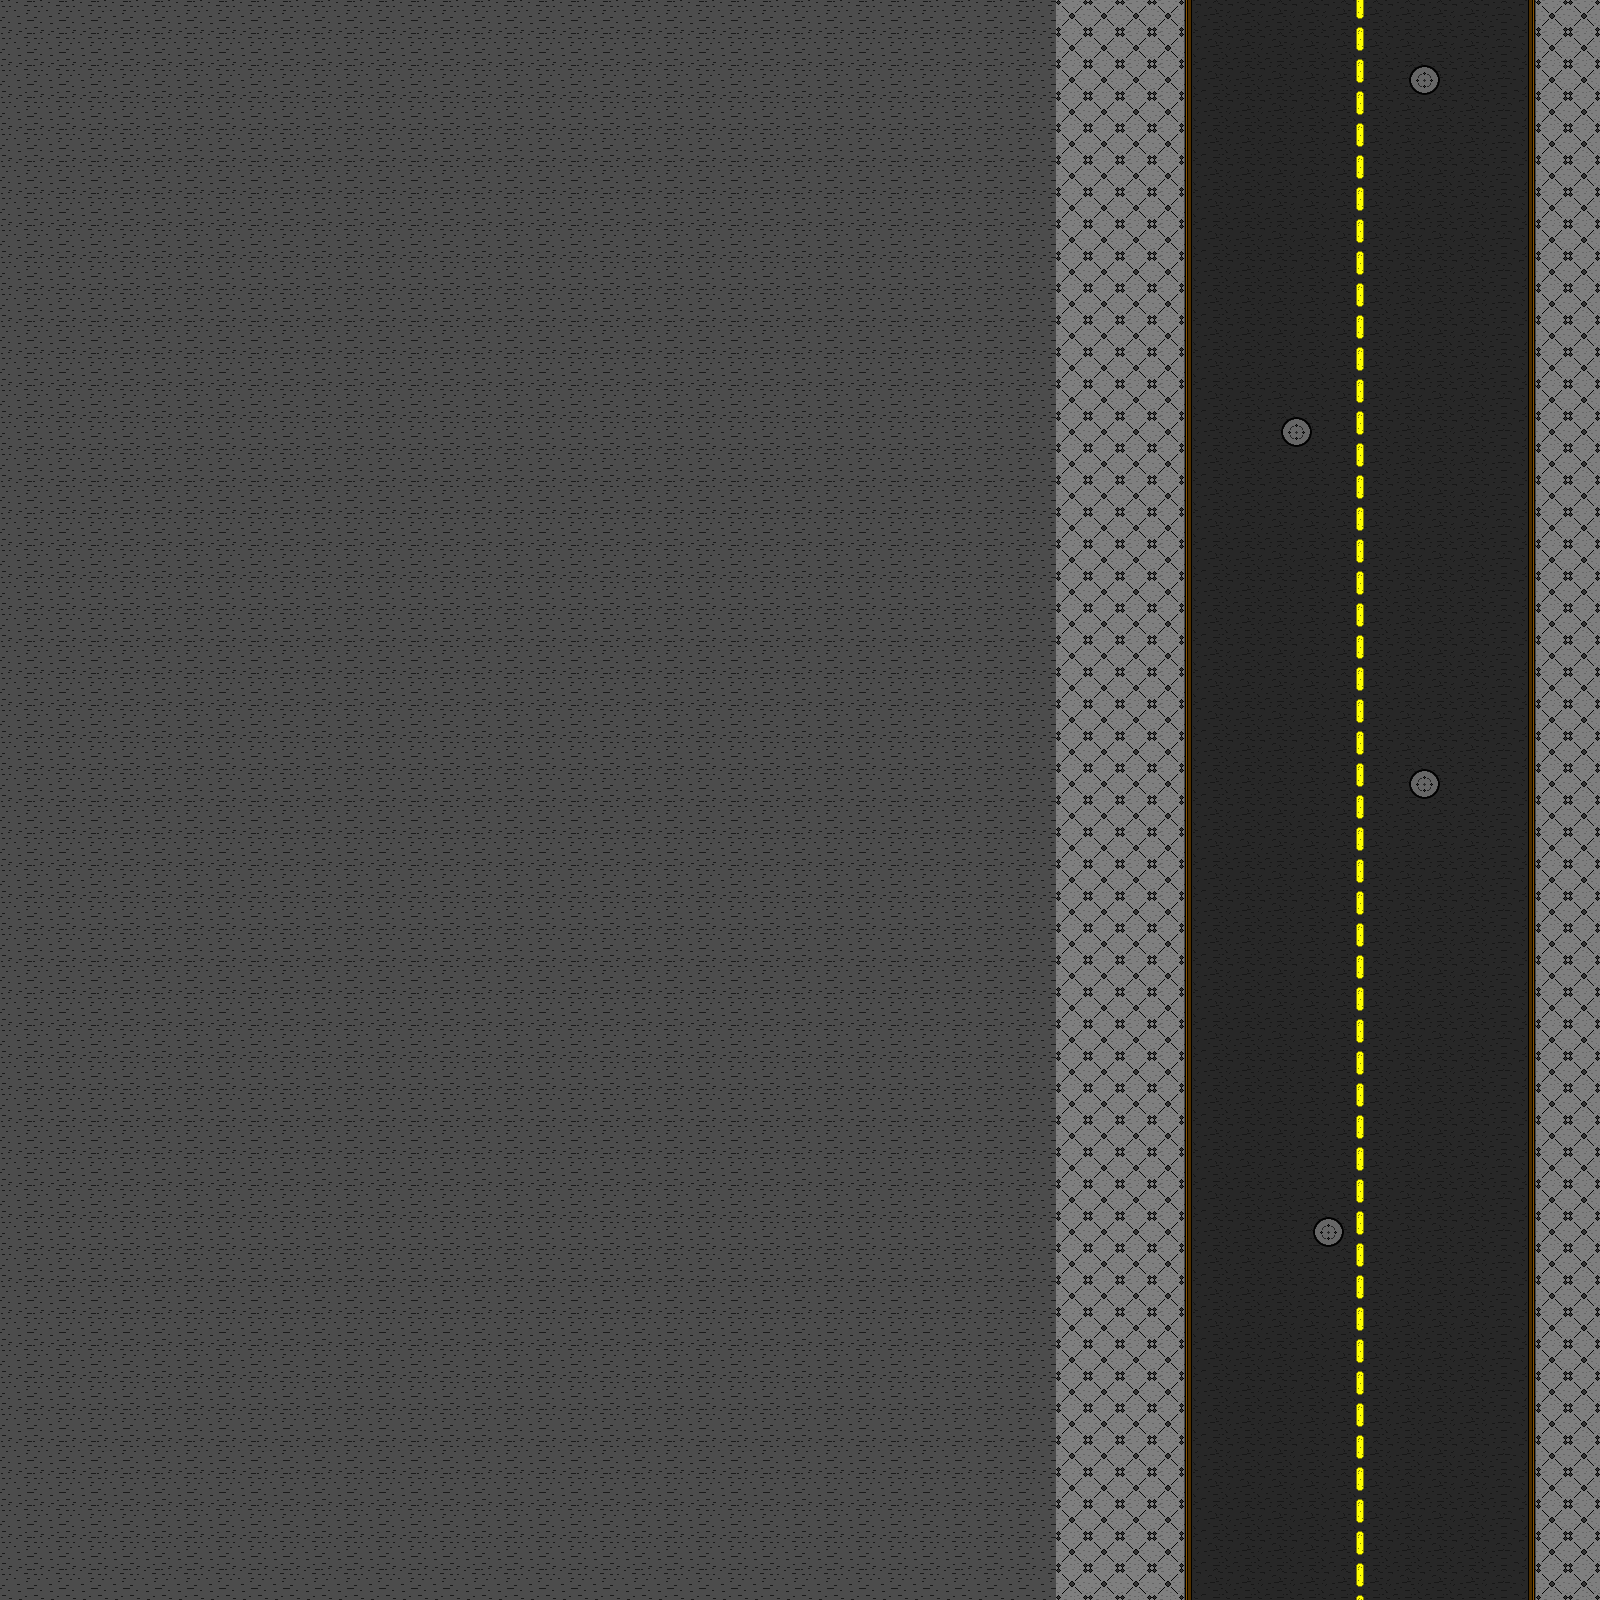

A 2D game scene composited from a Tiled map and its tileset images. What follows is a short description and the map's XML, with each tile layer's data collapsed to a summary:
An orthogonal 50x50 tile map with 32x32 px tiles, 2 tile layers (Chao, Detalhes Chao).

<map version="1.0" orientation="orthogonal" width="50" height="50" tilewidth="32" tileheight="32">
 <tileset firstgid="1" name="Tileset" tilewidth="32" tileheight="32">
  <image source="Tileset.png" width="512" height="512" />
 </tileset>
 <layer name="Chao" width="50" height="50">
  <data>[2500 cells, 2500 non-empty, 3 distinct tile ids]</data>
 </layer>
 <layer name="Detalhes Chao" width="50" height="50">
  <data>[2500 cells, 2054 non-empty, 5 distinct tile ids]</data>
 </layer>
</map>
